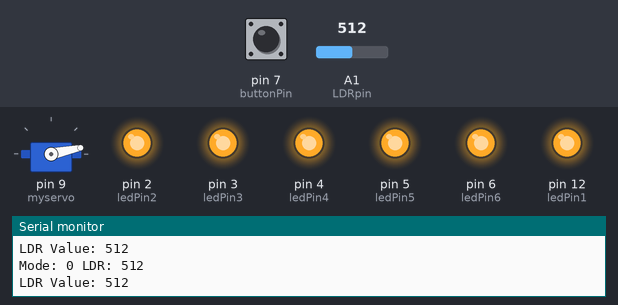
The sketch below on a simulated Arduino Uno, built with avr-gcc and run on an emulated ATmega328P. Parts: servo, output pins drawn as LEDs (lit = HIGH), the last lines printed to the serial monitor. Dashed ring = blinking. Inputs (shaded band) come from the test bench; at power-on: pin 7 (buttonPin) HIGH, A1 (LDRpin) = 512.

Above: at 6.2 s.
6.3 s: pin 7 (buttonPin) pulled LOW for 1 s
At 6.66 s:
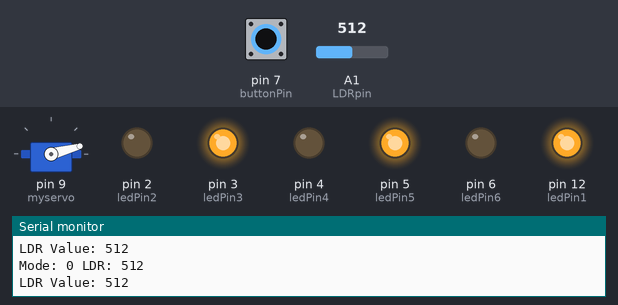
9.3 s: pin 7 (buttonPin) pulled LOW for 0.15 s
At 9.5 s:
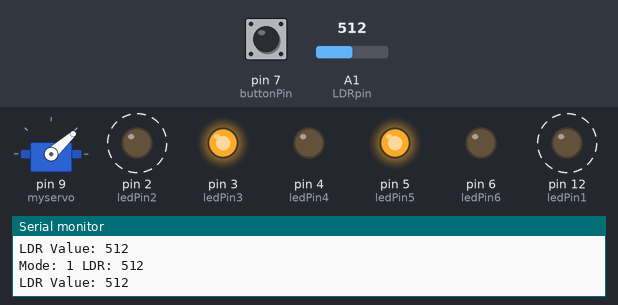
12.3 s: pin 7 (buttonPin) pulled LOW for 0.15 s
At 12.56 s:
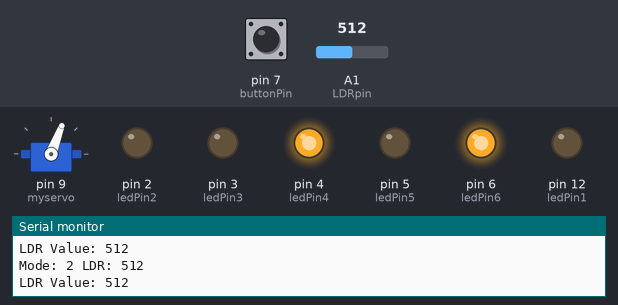
15.3 s: pin 7 (buttonPin) pulled LOW for 3.2 s
20.0 s: pin 7 (buttonPin) pulled LOW for 1 s
23.0 s: pin 7 (buttonPin) pulled LOW for 3.2 s
At 24.9 s:
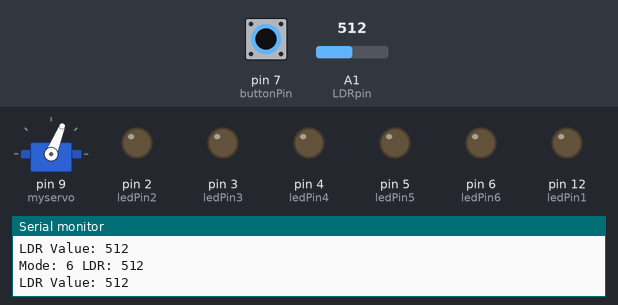
Timing chart, 0 to 26.4 s (numbered marks = the images above; inputs shaded):
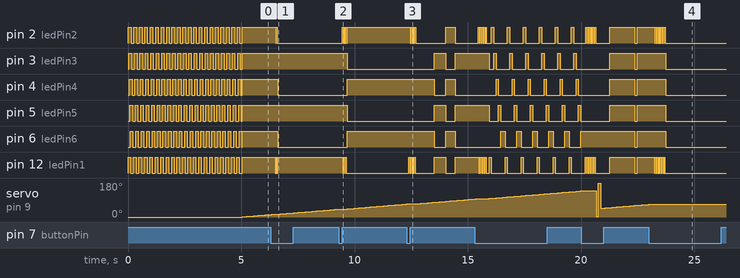

The sketch:

Jack_Skeleton_rotating.ino
```cpp
#include <Servo.h>

#define LDRpin A1

Servo myservo;  // create a servo object to control a servo

int LDRValue = 0;
int pos = 0;
int incr = 1;
int timer = 0;
int iterations=0;
int posForScanner=0;

const int buttonPin = 7;


/*  Led pins change names */
const int ledPin1 = 12;
const int ledPin2 = 2;
const int ledPin3 = 3;
const int ledPin4 = 4;
const int ledPin5 = 5;
const int ledPin6 = 6;


int buttonState = 0;
int lastButtonState = HIGH;
unsigned long lastDebounceTime = 0;
unsigned long debounceDelay = 50;
int buttonPressCount = 0;
int currentMode = 0;
int lastMode=0;
bool rest = false;

int steps=0;
int LDRLeft=0;
int LDRRight=0;

int currentAngle = 0;  // Start at 0 degrees
bool increasing = true;  // Flag to track whether to increase or decrease the angle

void setup() {
  myservo.attach(9);
  Serial.begin(9600);
  myservo.write(0);
  pinMode(ledPin1, OUTPUT);
  pinMode(ledPin2, OUTPUT);
  pinMode(ledPin3, OUTPUT);
  pinMode(ledPin4, OUTPUT);
  pinMode(ledPin5, OUTPUT);
  pinMode(ledPin6, OUTPUT);

  pinMode(buttonPin, INPUT_PULLUP);  // Use internal pull-up resistor

  for(int i=0; i<=20; i++)
    {
    digitalWrite(ledPin1, HIGH);
    delay(20);
    digitalWrite(ledPin2, HIGH);
    delay(20);
    digitalWrite(ledPin3, HIGH);
    delay(20);
    digitalWrite(ledPin4, HIGH);
    delay(20);
    digitalWrite(ledPin5, HIGH);
    delay(20);
    digitalWrite(ledPin6, HIGH);
    delay(20);
    digitalWrite(ledPin1, LOW);
    delay(20);
    digitalWrite(ledPin2, LOW);
    delay(20);
    digitalWrite(ledPin3, LOW);
    delay(20);
    digitalWrite(ledPin4, LOW);
    delay(20);
    digitalWrite(ledPin5, LOW);
    delay(20);
    digitalWrite(ledPin6, LOW);
    delay(20);
    }
  digitalWrite(ledPin1, LOW);
  digitalWrite(ledPin2, LOW);
  digitalWrite(ledPin3, LOW);
  digitalWrite(ledPin4, LOW);
  digitalWrite(ledPin5, LOW);
  digitalWrite(ledPin6, LOW);
}

void slow() {
  // Check if we're increasing the angle
  if (increasing) {
    currentAngle++;  // Increment the angle
    if (currentAngle >= 180) {
      increasing = false;  // Start decreasing once 180 is reached
    }
  }
  // Otherwise, we're decreasing the angle
  else {
    currentAngle--;  // Decrement the angle
    if (currentAngle <= 0) {
      increasing = true;  // Start increasing once 0 is reached
    }
  }

  // Move the servo to the new angle
  myservo.write(currentAngle);
  delay(100);
}


void fast() {
  // Check if we're increasing the angle
  if (increasing) {
    currentAngle++;  // Increment the angle
    if (currentAngle >= 180) {
      increasing = false;  // Start decreasing once 180 is reached
    }
  }
  // Otherwise, we're decreasing the angle
  else {
    currentAngle--;  // Decrement the angle
    if (currentAngle <= 0) {
      increasing = true;  // Start increasing once 0 is reached
    }
  }

  // Move the servo to the new angle
  myservo.write(currentAngle);
  delay(15);
}

void spinLeft() {
  myservo.write(pos);
  //digitalWrite(ledPinRed, HIGH);

  delay(2);
  if (pos == 180) {
    incr = -incr;
  }
  if (pos == 0 && timer != 0) {
    incr = -incr;
  }
  pos = pos + incr;

}

void blinkSlow(int led) {
  digitalWrite(led, HIGH);
  delay(50);  // Adjust the delay as needed
  digitalWrite(led, LOW);
  delay(50);  // Adjust the delay as needed
}

void blinkFast(int led) {
  digitalWrite(led, HIGH);
  delay(20);  // Adjust the delay as needed
  digitalWrite(led, LOW);
  delay(20);  // Adjust the delay as needed
}

void loop() {
  int reading = digitalRead(buttonPin);

  if (reading != lastButtonState) {
    lastDebounceTime = millis();
  }

  if ((millis() - lastDebounceTime) > debounceDelay) {
    if (reading != buttonState) {
      buttonState = reading;

      if (buttonState == LOW) {
        buttonPressCount++;

        if (buttonPressCount > 11) {
          buttonPressCount = 0;
        }

        // Toggle through three modes
        currentMode = buttonPressCount;
      }
    }
  }

  lastButtonState = reading;
  LDRValue = analogRead(LDRpin);
  Serial.print("LDR Value: ");
  Serial.println(LDRValue);
  // Perform actions based on the current mode
  if (currentMode!=lastMode)
  {
    for(int i=0; i<=currentMode; i++)
    {
    digitalWrite(ledPin1, HIGH);
    delay(20);
    digitalWrite(ledPin2, HIGH);
    delay(20);
    digitalWrite(ledPin1, LOW);
    delay(20);
    digitalWrite(ledPin2, LOW);
    delay(20);
    }


  }

  switch (currentMode) {
    case 0:                        // all lights on spin clockwise
      digitalWrite(ledPin1, HIGH);
      digitalWrite(ledPin2, HIGH);
      digitalWrite(ledPin3, HIGH);
      digitalWrite(ledPin4, HIGH);
      digitalWrite(ledPin5, HIGH);
      digitalWrite(ledPin6, HIGH);
      slow();
      break;
    case 1:                          // all green lights on spin clockwise

      digitalWrite(ledPin1, HIGH);
      digitalWrite(ledPin2, LOW);
      digitalWrite(ledPin3, HIGH);
      digitalWrite(ledPin4, LOW);
      digitalWrite(ledPin5, HIGH);
      digitalWrite(ledPin6, LOW);
      slow();
      break;
    case 2:                            //all orange lights on spin  clockwise
      digitalWrite(ledPin1, LOW);
      digitalWrite(ledPin2, HIGH);
      digitalWrite(ledPin3, LOW);
      digitalWrite(ledPin4, HIGH);
      digitalWrite(ledPin5, LOW);
      digitalWrite(ledPin6, HIGH);
      slow();
      break;
    case 3:                           // all orange then all green spin clickwise
      iterations++;
      if(iterations%9==0)
      {
      digitalWrite(ledPin1, HIGH);
      digitalWrite(ledPin2, LOW);
      digitalWrite(ledPin3, HIGH);
      digitalWrite(ledPin4, LOW);
      digitalWrite(ledPin5, HIGH);
      digitalWrite(ledPin6, LOW);
      }
      else  if(iterations%14==0)
      {
      digitalWrite(ledPin1, LOW);
      digitalWrite(ledPin2, HIGH);
      digitalWrite(ledPin3, LOW);
      digitalWrite(ledPin4, HIGH);
      digitalWrite(ledPin5, LOW);
      digitalWrite(ledPin6, HIGH);
      }
      if(iterations==1000){iterations=0;}
      slow();
      break;
    case 4:          //line
      iterations++;
      if(iterations==1)
      {
      digitalWrite(ledPin1, HIGH);
      digitalWrite(ledPin2, LOW);
      digitalWrite(ledPin3, LOW);
      digitalWrite(ledPin4, LOW);
      digitalWrite(ledPin5, LOW);
      digitalWrite(ledPin6, LOW);
      }
      else  if(iterations==2)
      {
      digitalWrite(ledPin1, LOW);
      digitalWrite(ledPin2, HIGH);
      digitalWrite(ledPin3, LOW);
      digitalWrite(ledPin4, LOW);
      digitalWrite(ledPin5, LOW);
      digitalWrite(ledPin6, LOW);
      }
      else  if(iterations==3)
      {
      digitalWrite(ledPin1, LOW);
      digitalWrite(ledPin2, LOW);
      digitalWrite(ledPin3, HIGH);
      digitalWrite(ledPin4, LOW);
      digitalWrite(ledPin5, LOW);
      digitalWrite(ledPin6, LOW);
      }
      else  if(iterations==4)
      {
      digitalWrite(ledPin1, LOW);
      digitalWrite(ledPin2, LOW);
      digitalWrite(ledPin3, LOW);
      digitalWrite(ledPin4, HIGH);
      digitalWrite(ledPin5, LOW);
      digitalWrite(ledPin6, LOW);
      }
      else  if(iterations==5)
      {
      digitalWrite(ledPin1, LOW);
      digitalWrite(ledPin2, LOW);
      digitalWrite(ledPin3, LOW);
      digitalWrite(ledPin4, LOW);
      digitalWrite(ledPin5, HIGH);
      digitalWrite(ledPin6, LOW);
      }
      else  if(iterations==6)
      {
      digitalWrite(ledPin1, LOW);
      digitalWrite(ledPin2, LOW);
      digitalWrite(ledPin3, LOW);
      digitalWrite(ledPin4, LOW);
      digitalWrite(ledPin5, LOW);
      digitalWrite(ledPin6, HIGH);
      }
      if(iterations>6){iterations=0;}
      slow();
      break;
    case 5:   //scanning INCOMPLETE add rotate part
      posForScanner++;
      iterations++;
      myservo.write(posForScanner);
      delay(100);
      if(posForScanner==45) {posForScanner=0;}      //decrement FIXME so goes back to 45
      else if(posForScanner==1){posForScanner=180;}
      else if(posForScanner>180){posForScanner=45;}
      if(iterations%6==0)
      {
      digitalWrite(ledPin1, HIGH);
      digitalWrite(ledPin2, HIGH);
      digitalWrite(ledPin3, HIGH);
      digitalWrite(ledPin4, HIGH);
      digitalWrite(ledPin5, HIGH);
      digitalWrite(ledPin6, HIGH);
      }
      else if(iterations%17==0)
      {

      digitalWrite(ledPin1, LOW);
      digitalWrite(ledPin2, LOW);
      digitalWrite(ledPin3, LOW);
      digitalWrite(ledPin4, LOW);
      digitalWrite(ledPin5, LOW);
      digitalWrite(ledPin6, LOW);
      }
      if(iterations>1000){iterations=0;}

      break;
    case 6:    //LDR         EQUIVELENTS
        if (LDRValue<10)

      {
      digitalWrite(ledPin1, HIGH);
      digitalWrite(ledPin2, HIGH);
      digitalWrite(ledPin3, HIGH);
      digitalWrite(ledPin4, HIGH);
      digitalWrite(ledPin5, HIGH);
      digitalWrite(ledPin6, HIGH);
      slow();
      }
      else
      {
      digitalWrite(ledPin1, LOW);
      digitalWrite(ledPin2, LOW);
      digitalWrite(ledPin3, LOW);
      digitalWrite(ledPin4, LOW);
      digitalWrite(ledPin5, LOW);
      digitalWrite(ledPin6, LOW);

      }
      break;
    case 7:
    if (LDRValue<10)

      {
      digitalWrite(ledPin1, HIGH);
      digitalWrite(ledPin2, LOW);
      digitalWrite(ledPin3, HIGH);
      digitalWrite(ledPin4, LOW);
      digitalWrite(ledPin5, HIGH);
      digitalWrite(ledPin6, LOW);
      slow();

      }
            else
      {
      digitalWrite(ledPin1, LOW);
      digitalWrite(ledPin2, LOW);
      digitalWrite(ledPin3, LOW);
      digitalWrite(ledPin4, LOW);
      digitalWrite(ledPin5, LOW);
      digitalWrite(ledPin6, LOW);

      }

      break;
    case 8:
    if (LDRValue<10)
      {
      digitalWrite(ledPin1, LOW);
      digitalWrite(ledPin2, HIGH);
      digitalWrite(ledPin3, LOW);
      digitalWrite(ledPin4, HIGH);
      digitalWrite(ledPin5, LOW);
      digitalWrite(ledPin6, HIGH);
      slow();

      }
            else
      {
      digitalWrite(ledPin1, LOW);
      digitalWrite(ledPin2, LOW);
      digitalWrite(ledPin3, LOW);
      digitalWrite(ledPin4, LOW);
      digitalWrite(ledPin5, LOW);
      digitalWrite(ledPin6, LOW);

      }

      break;
    case 9:

    if (LDRValue<10)
      {
      iterations++;
      if(iterations==0)
      {
      digitalWrite(ledPin1, HIGH);
      digitalWrite(ledPin2, LOW);
      digitalWrite(ledPin3, HIGH);
      digitalWrite(ledPin4, LOW);
      digitalWrite(ledPin5, HIGH);
      digitalWrite(ledPin6, LOW);
      }
      else  if(iterations==3)
      {
      digitalWrite(ledPin1, LOW);
      digitalWrite(ledPin2, HIGH);
      digitalWrite(ledPin3, LOW);
      digitalWrite(ledPin4, HIGH);
      digitalWrite(ledPin5, LOW);
      digitalWrite(ledPin6, HIGH);
      }
      if(iterations>=5){iterations=0;}
      slow();

      }
      else
      {
      digitalWrite(ledPin1, LOW);
      digitalWrite(ledPin2, LOW);
      digitalWrite(ledPin3, LOW);
      digitalWrite(ledPin4, LOW);
      digitalWrite(ledPin5, LOW);
      digitalWrite(ledPin6, LOW);

      }
      break;
    case 10:
    if (LDRValue<10)
      {
      iterations++;
      if(iterations==1)
      {
      digitalWrite(ledPin1, HIGH);
      digitalWrite(ledPin2, LOW);
      digitalWrite(ledPin3, LOW);
      digitalWrite(ledPin4, LOW);
      digitalWrite(ledPin5, LOW);
      digitalWrite(ledPin6, LOW);
      }
      else  if(iterations==2)
      {
      digitalWrite(ledPin1, LOW);
      digitalWrite(ledPin2, HIGH);
      digitalWrite(ledPin3, LOW);
      digitalWrite(ledPin4, LOW);
      digitalWrite(ledPin5, LOW);
      digitalWrite(ledPin6, LOW);
      }
      else  if(iterations==3)
      {
      digitalWrite(ledPin1, LOW);
      digitalWrite(ledPin2, LOW);
      digitalWrite(ledPin3, HIGH);
      digitalWrite(ledPin4, LOW);
      digitalWrite(ledPin5, LOW);
      digitalWrite(ledPin6, LOW);
      }
      else  if(iterations==4)
      {
      digitalWrite(ledPin1, LOW);
      digitalWrite(ledPin2, LOW);
      digitalWrite(ledPin3, LOW);
      digitalWrite(ledPin4, HIGH);
      digitalWrite(ledPin5, LOW);
      digitalWrite(ledPin6, LOW);
      }
      else  if(iterations==5)
      {
      digitalWrite(ledPin1, LOW);
      digitalWrite(ledPin2, LOW);
      digitalWrite(ledPin3, LOW);
      digitalWrite(ledPin4, LOW);
      digitalWrite(ledPin5, HIGH);
      digitalWrite(ledPin6, LOW);
      }
      else  if(iterations==6)
      {
      digitalWrite(ledPin1, LOW);
      digitalWrite(ledPin2, LOW);
      digitalWrite(ledPin3, LOW);
      digitalWrite(ledPin4, LOW);
      digitalWrite(ledPin5, LOW);
      digitalWrite(ledPin6, HIGH);
      }
      if(iterations>6){iterations=0;}
      slow();
      }
            else
      {
      digitalWrite(ledPin1, LOW);
      digitalWrite(ledPin2, LOW);
      digitalWrite(ledPin3, LOW);
      digitalWrite(ledPin4, LOW);
      digitalWrite(ledPin5, LOW);
      digitalWrite(ledPin6, LOW);

      }
      break;
    case 11:    //add crazy lights
      fast();
      break;


    default:
      Serial.println("Default Case");
      slow();
      break;
  }
  lastMode=currentMode;//last mode logic so turn led on when switch modes and on during finding stage in dark also implement logic when dark for five minutes

  Serial.println("Mode: " + String(currentMode) + " LDR: " + String(LDRValue));

}
```

Measured:
- after the input at 6.3 s, pin 2 (ledPin2): HIGH → LOW after 0.21 s, → HIGH 0.04 s later, → LOW 0.04 s later; pin 4 (ledPin4), pin 6 (ledPin6): HIGH → LOW after 0.31 s; pin 12 (ledPin1): alternates HIGH for 0.04 s and LOW for 0.04 s, 4 changes in all, then stays HIGH, starting after 0.19 s
- after the input at 9.3 s, pin 2 (ledPin2): alternates HIGH for 0.04 s and LOW for 0.04 s, 7 changes in all, then stays HIGH, starting after 0.16 s; pin 3 (ledPin3): HIGH → LOW after 0.38 s
- after the input at 12.3 s, pin 2 (ledPin2): goes 3 × (LOW 0.04 s, HIGH 0.04 s), LOW 1.3 s, HIGH 0.40 s, then LOW, starting after 0.16 s; pin 3 (ledPin3): LOW → HIGH after 1.2 s, → LOW 0.50 s later, → HIGH 0.40 s later
- after the input at 23.0 s, servo on pin 9 (myservo): goes on until 23.1 s, then stays 68°
- by itself, pin 2 (ledPin2), pin 3 (ledPin3), pin 12 (ledPin1): alternates HIGH for 0.12 s and LOW for 0.12 s, 42 changes in all, then stays HIGH
